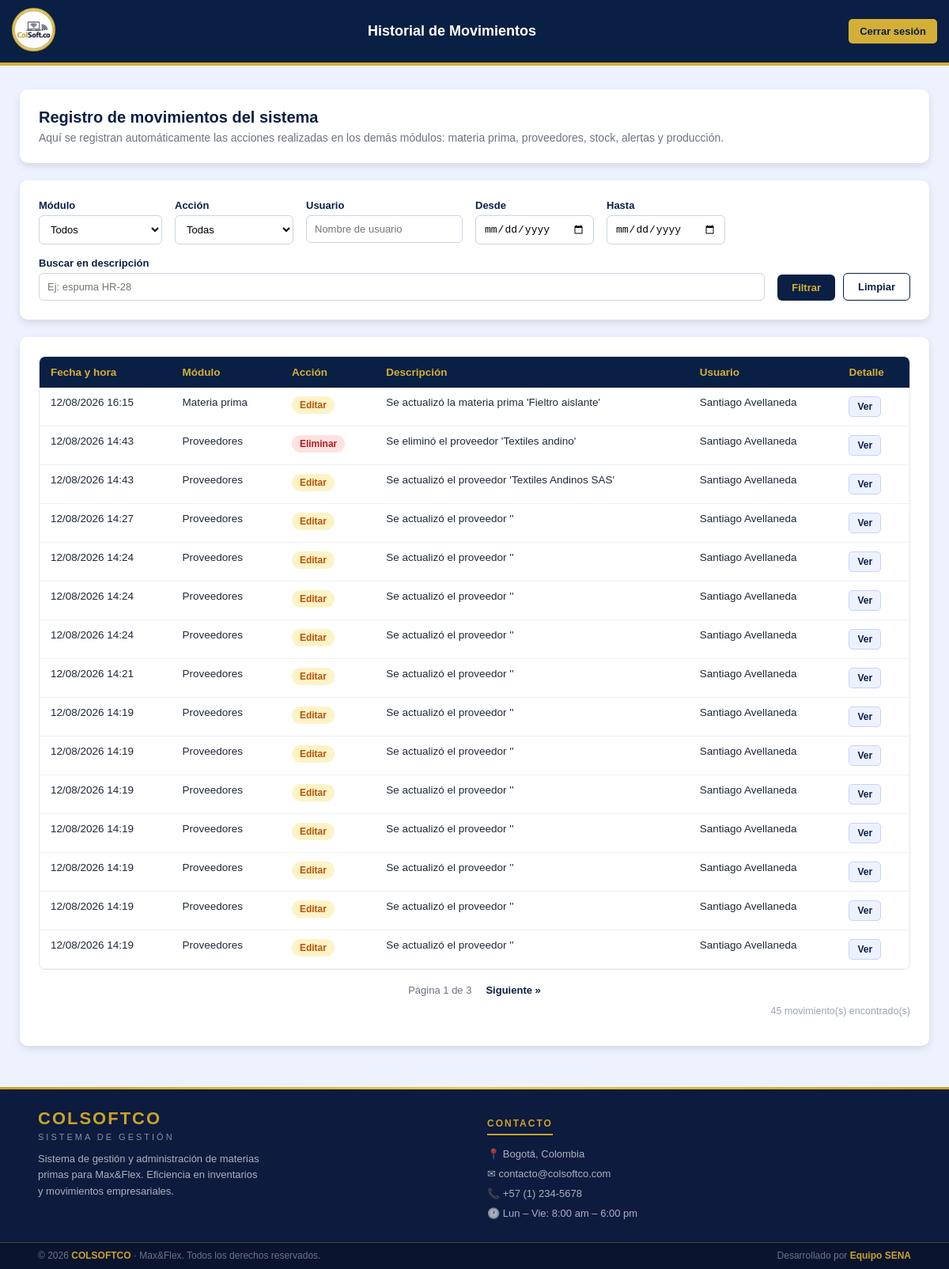
The app's page /view/historial_movimientos/historial.php (signed in), older data.
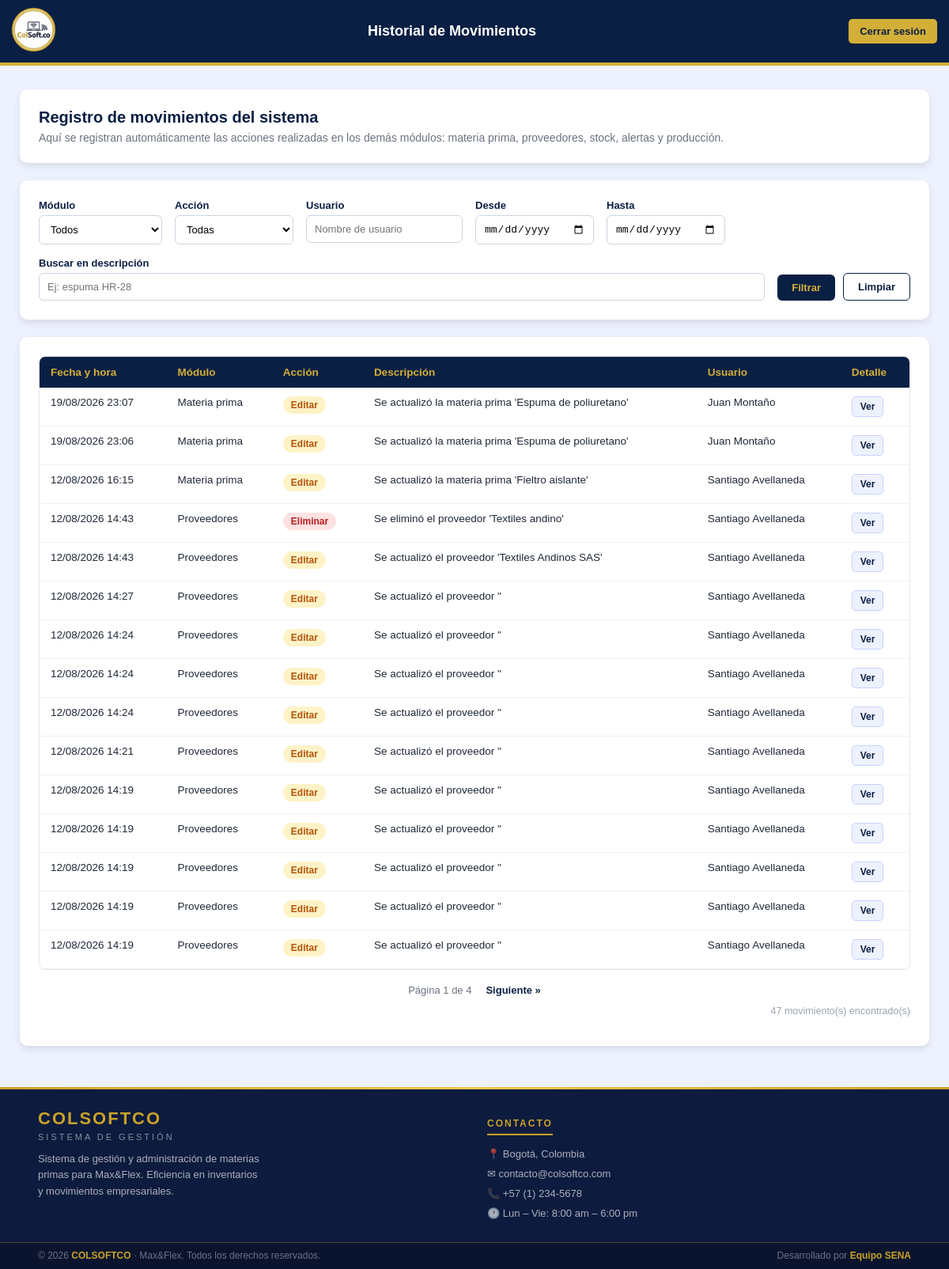
The same page, newer data.
### tables this page shows
CREATE TABLE `historial_movimientos` (
  `id` int(11) NOT NULL,
  `modulo` varchar(50) NOT NULL,
  `accion` varchar(50) NOT NULL,
  `id_registro` int(11) DEFAULT NULL,
  `descripcion` text NOT NULL,
  `datos_anteriores` longtext DEFAULT NULL CHECK (json_valid(`datos_anteriores`)),
  `datos_nuevos` longtext DEFAULT NULL CHECK (json_valid(`datos_nuevos`)),
  `usuario_id` int(11) DEFAULT NULL,
  `usuario_nombre` varchar(100) NOT NULL,
  `ip` varchar(45) DEFAULT NULL,
  `fecha_hora` datetime NOT NULL DEFAULT current_timestamp()
);

### app/HistorialMovimientos.php (called while the page is built, shortened)
<?php
require_once __DIR__ . '/../config/conexion.php';
class HistorialMovimientos
{
    private PDO $conn;
    public function __construct()
    {
        $this->conexionObj = new Conexion();
        $this->conn = $this->conexionObj->getConnection();
    }
    public function obtener(array $filtros = [], int $pagina = 1, int $porPagina = 20): array
    {
        [$where, $params] = $this->construirFiltros($filtros);
        $offset = max(0, ($pagina - 1) * $porPagina);
        $sql = "SELECT * FROM historial_movimientos
                {$where}
                ORDER BY fecha_hora DESC
                LIMIT :limite OFFSET :offset";
        $stmt = $this->conn->prepare($sql);
        $stmt->bindValue(':limite', $porPagina, PDO::PARAM_INT);
        $stmt->bindValue(':offset', $offset, PDO::PARAM_INT);
        $stmt->execute();
        return $stmt->fetchAll(PDO::FETCH_ASSOC);
    }
    public function contarRegistros(array $filtros = []): int
    {
        [$where, $params] = $this->construirFiltros($filtros);
        $sql = "SELECT COUNT(*) AS total FROM historial_movimientos {$where}";
        $stmt = $this->conn->prepare($sql);
        $stmt->execute();
        return (int) $stmt->fetch(PDO::FETCH_ASSOC)['total'];
    }
    private function construirFiltros(array $filtros): array
    {
        $condiciones = [];
        $params = [];
        $where = count($condiciones) > 0 ? 'WHERE ' . implode(' AND ', $condiciones) : '';
        return [$where, $params];
    }
}

### config/conexion.php (called while the page is built, shortened)
<?php
  class Conexion
  {
    private string $Servidor = "localhost";
    private string $BaseDeDatos = "colsoftco";
    private string $Usuario = "root";
    private string $Password = "";
    public function getConnection(){
      $this->Conector = new PDO(
        "mysql:host=".$this->Servidor.";dbname=".$this->BaseDeDatos,
        $this->Usuario,
        $this->Password
      );
      $this->Conector->exec("set names utf8");
      return $this->Conector;
    }
  }

### view/historial_movimientos/historial.php (the view, shortened to what this page needs)
<?php
require_once __DIR__ . '/../../app/HistorialMovimientos.php';
$historial = new HistorialMovimientos();
$filtros = [
    'modulo'       => $_GET['modulo'] ?? '',
    'accion'       => $_GET['accion'] ?? '',
    'usuario'      => $_GET['usuario'] ?? '',
    'fecha_inicio' => $_GET['fecha_inicio'] ?? '',
    'fecha_fin'    => $_GET['fecha_fin'] ?? '',
    'buscar'       => $_GET['buscar'] ?? '',
];
$porPagina = 15;
$pagina    = isset($_GET['pagina']) ? max(1, (int) $_GET['pagina']) : 1;
$totalRegistros = $historial->contarRegistros($filtros);
$totalPaginas   = max(1, (int) ceil($totalRegistros / $porPagina));
$movimientos    = $historial->obtener($filtros, $pagina, $porPagina);
function claseAccion(string $accion): string
{
    return match ($accion) {
        'crear'    => 'badge badge-crear',
        'editar'   => 'badge badge-editar',
        'eliminar' => 'badge badge-eliminar',
        'entrada'  => 'badge badge-entrada',
        'salida'   => 'badge badge-salida',
        default    => 'badge badge-default',
    };
}
function construirQuery(array $filtros, int $pagina): string
{
    $params = array_filter($filtros);
    $params['pagina'] = $pagina;
    return http_build_query($params);
}
?>
<!DOCTYPE html>
<html lang="es">
<head>
    <link rel="stylesheet" href="historial.css">
</head>
<body>
    <header>
        <div class="logo">
            <a href="../../app/ir_panel.php">
                <img src="../../public/imagenes/logo.png" alt="logo">
            </a>
        </div>
        <div class="header-title">
            <h1>Historial de Movimientos</h1>
        </div>
        <button id="btnLogout" class="btn-logout" onclick="cerrarSesion()">
            Cerrar sesión
        </button>
    </header>
    <div class="page-body">
        <main class="content">
            <div class="tarjeta">
                <h2>Registro de movimientos del sistema</h2>
                <p class="subtitulo">
                    Aquí se registran automáticamente las acciones realizadas en los
                    demás módulos: materia prima, proveedores, stock, alertas y producción.
                </p>
            </div>
            <div class="tarjeta">
                <form class="filtros" method="GET" action="historial.php">
                    <div class="campo-filtro">
                        <label for="modulo">Módulo</label>
                        <select name="modulo" id="modulo">
                            <option value="">Todos</option>
                        </select>
                    </div>
                    <div class="campo-filtro">
                        <label for="accion">Acción</label>
                        <select name="accion" id="accion">
                            <option value="">Todas</option>
                        </select>
                    </div>
                    <div class="campo-filtro">
                        <label for="usuario">Usuario</label>
                        <input type="text" name="usuario" id="usuario" placeholder="Nombre de usuario"
                            value="<?= htmlspecialchars($filtros['usuario']) ?>">
                    </div>
                    <div class="campo-filtro">
                        <label for="fecha_inicio">Desde</label>
                        <input type="date" name="fecha_inicio" id="fecha_inicio"
                            value="<?= htmlspecialchars($filtros['fecha_inicio']) ?>">
                    </div>
                    <div class="campo-filtro">
                        <label for="fecha_fin">Hasta</label>
                        <input type="date" name="fecha_fin" id="fecha_fin"
                            value="<?= htmlspecialchars($filtros['fecha_fin']) ?>">
                    </div>
                    <div class="campo-filtro campo-buscar">
                        <label for="buscar">Buscar en descripción</label>
                        <input type="text" name="buscar" id="buscar" placeholder="Ej: espuma HR-28"
                            value="<?= htmlspecialchars($filtros['buscar']) ?>">
                    </div>
                    <div class="campo-filtro acciones-filtro">
                        <button type="submit" class="btn btn-primary">Filtrar</button>
                        <a href="historial.php" class="btn btn-outline">Limpiar</a>
                    </div>
                </form>
            </div>
            <div class="tarjeta">
                <div class="tabla-wrapper">
                    <table class="tabla-historial">
                        <thead>
                            <tr>
                                <th>Fecha y hora</th>
                                <th>Módulo</th>
                                <th>Acción</th>
                                <th>Descripción</th>
                                <th>Usuario</th>
                                <th>Detalle</th>
                            </tr>
                        </thead>
                        <tbody>
                            <?php if (count($movimientos) === 0): ?>
                                <tr>
                                    <td colspan="6" class="sin-resultados">
                                        No se encontraron movimientos con los filtros seleccionados.
                                    </td>
                                </tr>
                            <?php else: ?>
                                <?php foreach ($movimientos as $mov): ?>
                                    <tr>
                                        <td><?= date('d/m/Y H:i', strtotime($mov['fecha_hora'])) ?></td>
                                        <td><?= htmlspecialchars(ucfirst(str_replace('_', ' ', $mov['modulo']))) ?></td>
                                        <td><span class="<?= claseAccion($mov['accion']) ?>"><?= htmlspecialchars(ucfirst($mov['accion'])) ?></span></td>
                                        <td><?= htmlspecialchars($mov['descripcion']) ?></td>
                                        <td><?= htmlspecialchars($mov['usuario_nombre']) ?></td>
                                        <td>
                                            <?php if ($mov['datos_anteriores'] || $mov['datos_nuevos']): ?>
                                                <button type="button" class="btn-detalle"
                                                    onclick="mostrarDetalle(<?= (int) $mov['id'] ?>)">
                                                    Ver
                                                </button>
                                            <?php else: ?>
                                                —
                                            <?php endif; ?>
                                        </td>
                                    </tr>
                                <?php endforeach; ?>
                            <?php endif; ?>
                        </tbody>
                    </table>
                </div>
                <?php if ($totalPaginas > 1): ?>
                    <div class="paginacion">
                        <span class="pagina-actual">Página <?= $pagina ?> de <?= $totalPaginas ?></span>
                        <?php if ($pagina < $totalPaginas): ?>
                            <a href="?<?= construirQuery($filtros, $pagina + 1) ?>" class="pagina-link">Siguiente &raquo;</a>
                        <?php endif; ?>
                    </div>
                <?php endif; ?>
                <p class="total-resultados"><?= $totalRegistros ?> movimiento(s) encontrado(s)</p>
            </div>
        </main>
    </div>
    <footer>
        <div class="footer-divider"></div>
        <div class="footer-top">
            <div>
                <p class="footer-brand-name">COLSOFTCO</p>
                <p class="footer-brand-sub">Sistema de Gestión</p>
                <p class="footer-brand-desc">
                    Sistema de gestión y administración de materias primas para Max&Flex.
                    Eficiencia en inventarios y movimientos empresariales.
                </p>
            </div>
            <div>
                <p class="footer-col-title">Contacto</p>
                <div class="footer-contact-item">📍 Bogotá, Colombia</div>
                <div class="footer-contact-item">✉ contacto@colsoftco.com</div>
                <div class="footer-contact-item">📞 +57 (1) 234-5678</div>
                <div class="footer-contact-item">🕐 Lun – Vie: 8:00 am – 6:00 pm</div>
            </div>
        </div>
        <div class="footer-bottom">
            <span>© 2026 <strong>COLSOFTCO</strong> · Max&Flex. Todos los derechos reservados.</span>
            <span>Desarrollado por <strong>Equipo SENA</strong></span>
        </div>
    </footer>
</body>
</html>

Row changes from the older to the newer data that the page shows:
no longer on this page (row unchanged): historial_movimientos: fecha_hora "12/08/2026 14:19", modulo "Proveedores", accion "Editar", descripcion "Se actualizó el proveedor ''", usuario_nombre "Santiago Avellaneda"
no longer on this page (row unchanged): historial_movimientos: fecha_hora "12/08/2026 14:19", modulo "Proveedores", accion "Editar", descripcion "Se actualizó el proveedor ''", usuario_nombre "Santiago Avellaneda"
added historial_movimientos: fecha_hora "19/08/2026 23:07", modulo "Materia prima", accion "Editar", descripcion "Se actualizó la materia prima 'Espuma de poliuretano'", usuario_nombre "Juan Montaño"
added historial_movimientos: fecha_hora "19/08/2026 23:06", modulo "Materia prima", accion "Editar", descripcion "Se actualizó la materia prima 'Espuma de poliuretano'", usuario_nombre "Juan Montaño"
Text that changed along with them:
$totalPaginas: "3" → "4"
$totalRegistros: "45" → "47"
